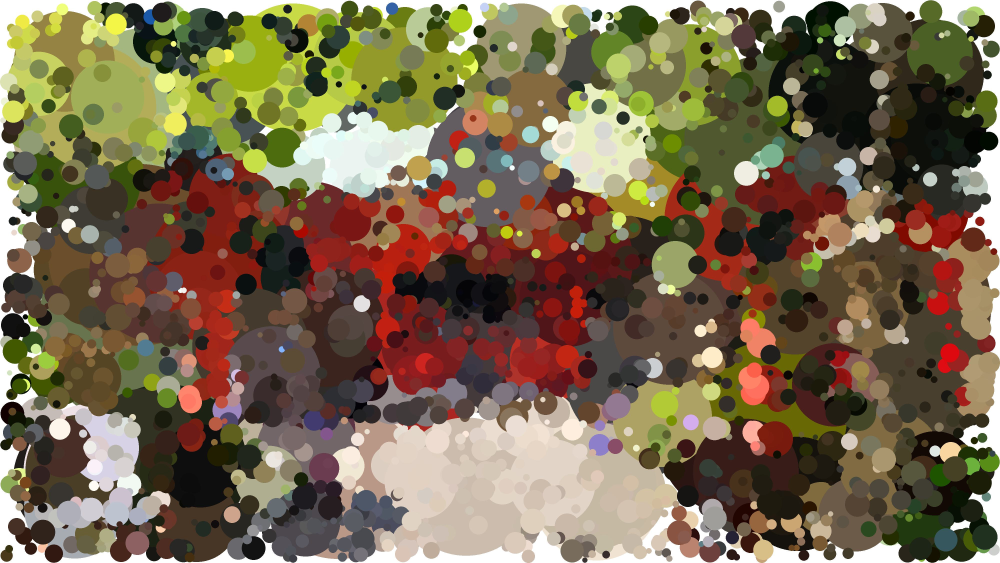
#> input picture 313553027/circle/test4.jpg, 4000 x 2252 px, given in place of circle, which was not available (shown at 1/4 size)
$ python 241129_original_copy_2.py --target_image_dir ../circle --output_image_dir out
#> lines starting #> are read from the running program, lines starting #| are printed output that depends on the picture; pictures that were not available may be replaced by others from this repository, and a replacement may not be noted
import argparse
import cv2
from functools import partial
import numpy as np
from tqdm import tqdm
import os
import sys
import time
from PIL import Image
from multiprocessing import Pool

# [122 lines left out: functions process_image, concat_tile_image, compute_bgr_mean, not called in this run]

def compute_bgr_mean_four(file_path, args):
    bgr_mean_list= []
    image = cv2.imread(file_path)
    if image.shape[0]>image.shape[1]:
        image = cv2.rotate(image, cv2.ROTATE_90_COUNTERCLOCKWISE)
    width_center = image.shape[1]//2 # 1151
    height_center = image.shape[0]//2 #2000
    image = image[height_center-args.original_height//2 : height_center-args.original_height//2+args.original_height,
                    width_center-args.original_width//2 :  width_center-args.original_width//2+args.original_width]

    h = args.original_height
    w = args.original_width
    h_half, w_half = h // 2, w // 2
    # print(image.shape, h, w, h_half, w_half, file_path)
    top_left = image[:h_half, :w_half]
    top_right = image[:h_half, w_half:]
    bottom_left = image[h_half:, :w_half]
    bottom_right = image[h_half:, w_half:]

    top_left_mean = np.mean(top_left, axis=(0, 1))
    top_right_mean = np.mean(top_right, axis=(0, 1))
    bottom_left_mean = np.mean(bottom_left, axis=(0, 1))
    bottom_right_mean = np.mean(bottom_right, axis=(0, 1))

    if image is None:
        raise ValueError(f"Error reading image: {file_path}")
    return [top_left_mean, top_right_mean, bottom_left_mean, bottom_right_mean]

# [6 lines of commented-out code are left out]

if __name__ == "__main__":
    parser = argparse.ArgumentParser(description="Script for photo masaic art.")
    parser.add_argument("--piece_scale", type=int, default=50, help="How much should the images be scaled down.")
    parser.add_argument("--concat_scale", type=int, default=25, help="How much should the images be scaled down during concatenation.")
    parser.add_argument("--original_width", type=int, default=4000, help="Original image's width.")
    parser.add_argument("--original_height", type=int, default=2250, help="Original image's height.")
    parser.add_argument("--image_folder", type=str, default='./japan/', help="Image folder.")
    parser.add_argument("--target_image_dir", type=str, default='./target/20230824_115144.jpg', help="The directory of the target image")
    parser.add_argument("--use_npz", action="store_true", default=False, help="Use npz file.") # --use_npz
    parser.add_argument("--npz_dir", type=str, default='bgr_mean_list.npz', help="The directory of the npz file")
    parser.add_argument("--output_image_dir", type=str,  required=True, help="The directory of the output image")
    parser.add_argument("--four_mean", action="store_true", default=False, help="Use four mean values to calculate similarity.")

    args = parser.parse_args()

    while True:
        if args.original_width % args.piece_scale == 0 and args.original_height % args.piece_scale == 0 and \
            args.original_width % args.concat_scale == 0 and args.original_height % args.concat_scale == 0:
            break
        else:
            print("Bad scale number")
            sys.exit(1)

    target_image = cv2.imread(args.target_image_dir)
#> target_image is the input picture: shape (2252, 4000, 3); mean B, G, R 80, 106.4, 121.9
    # print(target_image.shape)

    height_center = target_image.shape[0]//2 # 1151
#> height_center = 1126
    width_center = target_image.shape[1]//2 # 2000
#> width_center = 2000

    h0 = height_center-args.original_height//2
#> h0 = 1
    h1 =  height_center-args.original_height//2+args.original_height
#> h1 = 2251
    w0 = width_center-args.original_width//2
#> w0 = 0
    w1 = width_center-args.original_width//2+args.original_width
#> w1 = 4000
    target_image = target_image[h0:h1, w0:w1]
#> target_image: shape (2250, 4000, 3)
    adjust_height = args.original_height//args.piece_scale*args.piece_scale
    adjust_width = args.original_width//args.piece_scale*args.piece_scale
    # target_image = target_image.resize()

    bgr_mean_list = []
    folder_path = './japan/'
    files = os.listdir(folder_path)
    # [15 lines of commented-out code are left out]
    files = [os.path.join(folder_path, f) for f in os.listdir(folder_path)]
    if not args.use_npz:
        compute_bgr_mean_partial = partial(compute_bgr_mean_four, args=args)
        with Pool() as pool:
            bgr_mean_list = list(tqdm(pool.imap(compute_bgr_mean_partial, files), total=len(files)))
#> in compute_bgr_mean_four, `top_left = image[:h_half, :w_half]`:
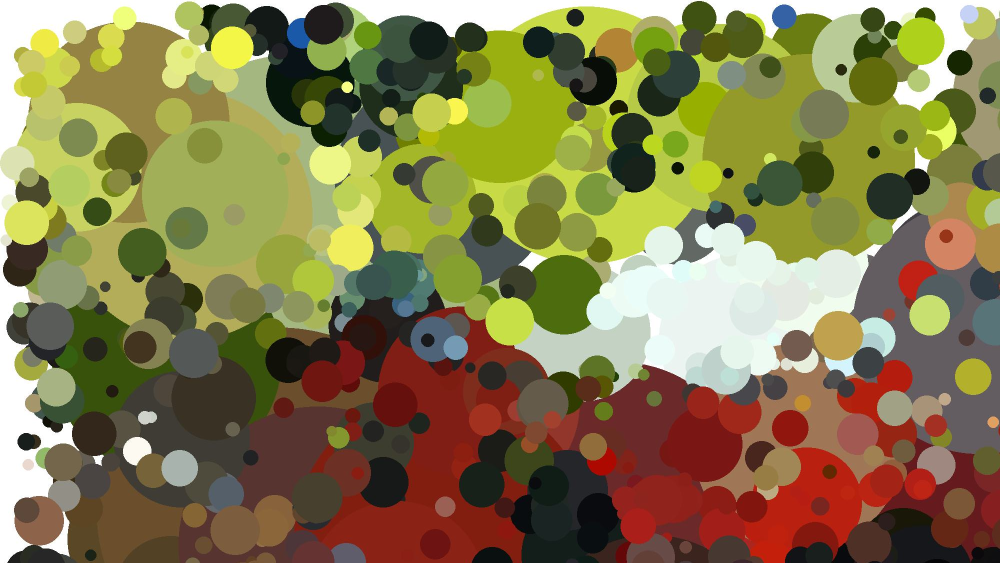
#> top_left: shape (1125, 2000, 3) (shown at 1/2 size); mean B, G, R 77.3, 123.1, 133.5
#> in compute_bgr_mean_four, `top_right = image[:h_half, w_half:]`:
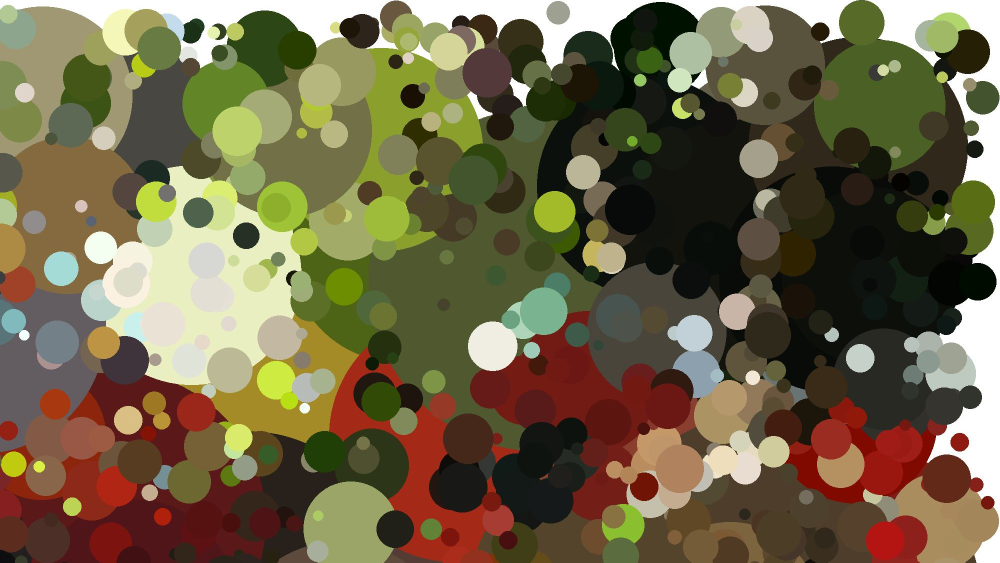
#> top_right: shape (1125, 2000, 3) (shown at 1/2 size); mean B, G, R 72.1, 101.7, 112.3
#> in compute_bgr_mean_four, `bottom_left = image[h_half:, :w_half]`:
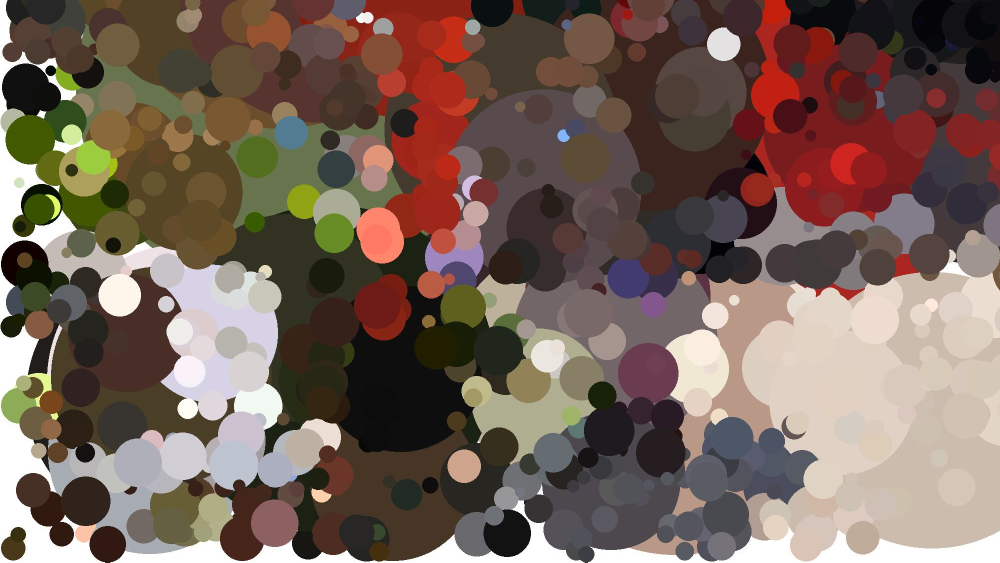
#> bottom_left: shape (1125, 2000, 3) (shown at 1/2 size); mean B, G, R 88.7, 99, 118.7
#> in compute_bgr_mean_four, `bottom_right = image[h_half:, w_half:]`:
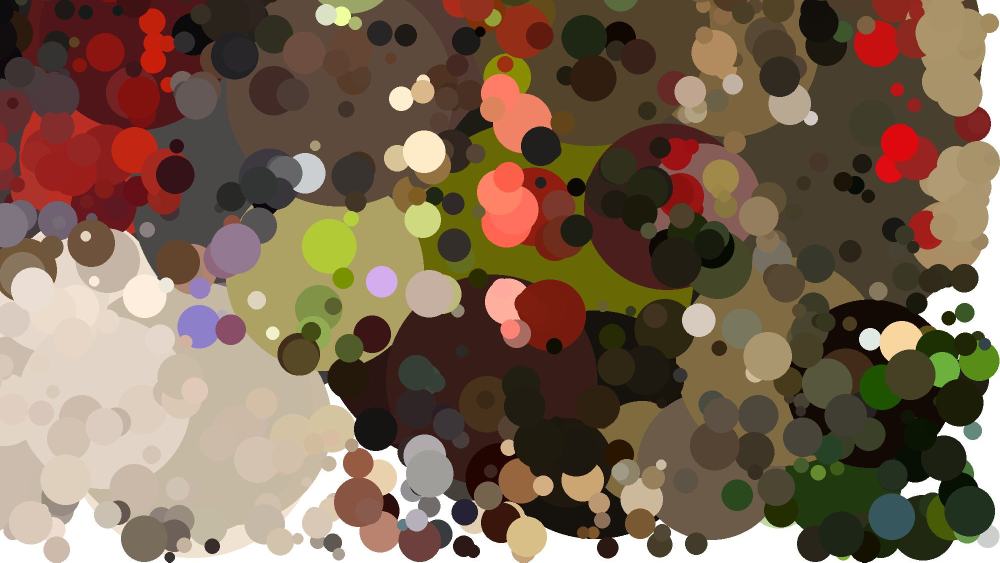
#> bottom_right: shape (1125, 2000, 3) (shown at 1/2 size); mean B, G, R 81.5, 101.4, 122.8
#> in compute_bgr_mean_four, `top_left_mean = np.mean(top_left, axis=(0, 1))`: top_left_mean = [77.26, 123.1, 133.5]
#> in compute_bgr_mean_four, `top_right_mean = np.mean(top_right, axis=(0, 1))`: top_right_mean = [72.06, 101.7, 112.3]
#> in compute_bgr_mean_four, `bottom_left_mean = np.mean(bottom_left, axis=(0, 1))`: bottom_left_mean = [88.71, 98.98, 118.7]
#> in compute_bgr_mean_four, `bottom_right_mean = np.mean(bottom_right, axis=(0, 1))`: bottom_right_mean = [81.47, 101.4, 122.8]
#> bgr_mean_list = [[[77.26, 123.1, 133.5], [72.06, 101.7, 112.3], [88.71, 98.98, 118.7], [81.47, 101.4, 122.8]]]
        np.savez(args.npz_dir, *bgr_mean_list)
    # [4 lines of commented-out code are left out]


    resize_height = int(args.original_height / args.piece_scale)
    resize_width = int(args.original_width / args.piece_scale)

    # replace = np.zeros((original_height, original_width, 3), np.uint8)

    loaded_data = np.load(args.npz_dir)
    loaded_bgr_mean_list = [loaded_data[key] for key in loaded_data]

    selected_image = []

    loaded_bgr_mean_array = np.array(loaded_bgr_mean_list)  # Shape: (m, 3)

    # [23 lines of commented-out code are left out]
    if args.four_mean:
        for y in tqdm(range(0, args.original_height, resize_height)):
            for x in range(0, args.original_width, resize_width):
                part = target_image[y:y+resize_height, x:x+resize_width]
                h, w, _ = part.shape
                h_half, w_half = h // 2, w // 2
                top_left = part[:h_half, :w_half]
                top_right = part[:h_half, w_half:]
                bottom_left = part[h_half:, :w_half]
                bottom_right = part[h_half:, w_half:]

                top_left_mean = np.mean(top_left, axis=(0, 1))
                top_right_mean = np.mean(top_right, axis=(0, 1))
                bottom_left_mean = np.mean(bottom_left, axis=(0, 1))
                bottom_right_mean = np.mean(bottom_right, axis=(0, 1))

                min_distance = 195075
                for i, file_name in enumerate(files):
                    k = loaded_bgr_mean_list[i]
                    distance = ((top_left_mean[0]-k[0][0])**2+(top_left_mean[1]-k[0][1])**2+(top_left_mean[2]-k[0][2])**2+
                                (top_right_mean[0]-k[1][0])**2+(top_right_mean[1]-k[1][1])**2+(top_right_mean[2]-k[1][2])**2+
                                (bottom_left_mean[0]-k[2][0])**2+(bottom_left_mean[1]-k[2][1])**2+(bottom_left_mean[2]-k[2][2])**2+
                                (bottom_right_mean[0]-k[3][0])**2+(bottom_right_mean[1]-k[3][1])**2+(bottom_right_mean[2]-k[3][2])**2)

                    if distance<min_distance:
                        min_distance = distance
                        index = i
                selected_image.append(index)

    else:
        for y in tqdm(range(0, args.original_height, resize_height)):
            for x in range(0, args.original_width, resize_width):
                part = target_image[y:y+resize_height, x:x+resize_width]
                bgr = np.mean(part, axis=(1,0))
                min_distance = 195075
                for i, file_name in enumerate(files):
                    k = loaded_bgr_mean_list[i]
                    distance = ((bgr[0]-k[0])**2+
                                (bgr[1]-k[1])**2+
                                (bgr[2]-k[2])**2)
#> (the run stopped early here; a loop or call above may not have finished)

$ run again, on 313553027/circle/test5.jpg
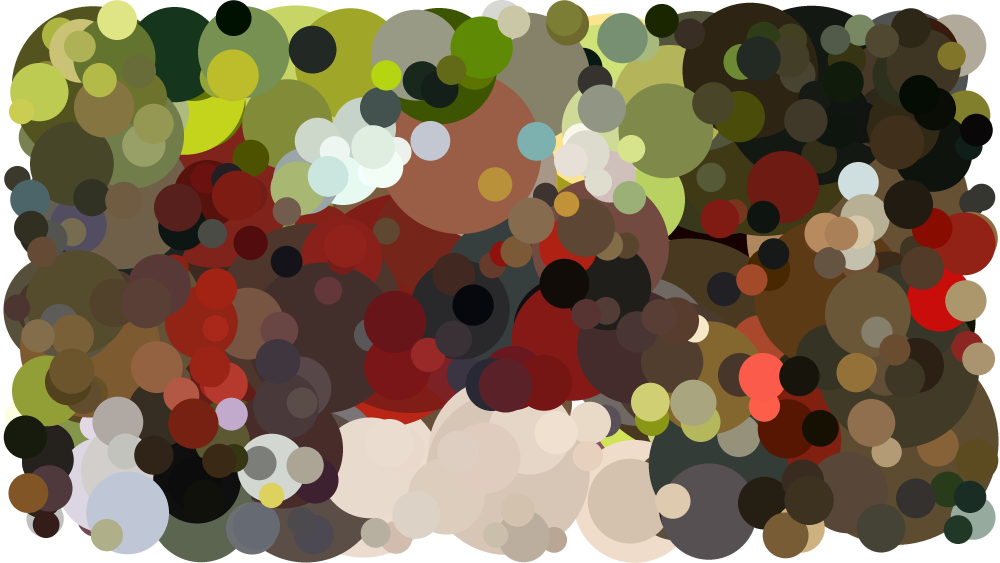
#> input picture 313553027/circle/test5.jpg, 4000 x 2252 px, given in place of circle, which was not available (shown at 1/4 size)
#> target_image is the input picture: shape (2252, 4000, 3); mean B, G, R 84.1, 107.8, 125.7
#> target_image: shape (2250, 4000, 3)
#> in compute_bgr_mean_four, `bottom_left = image[h_half:, :w_half]`:
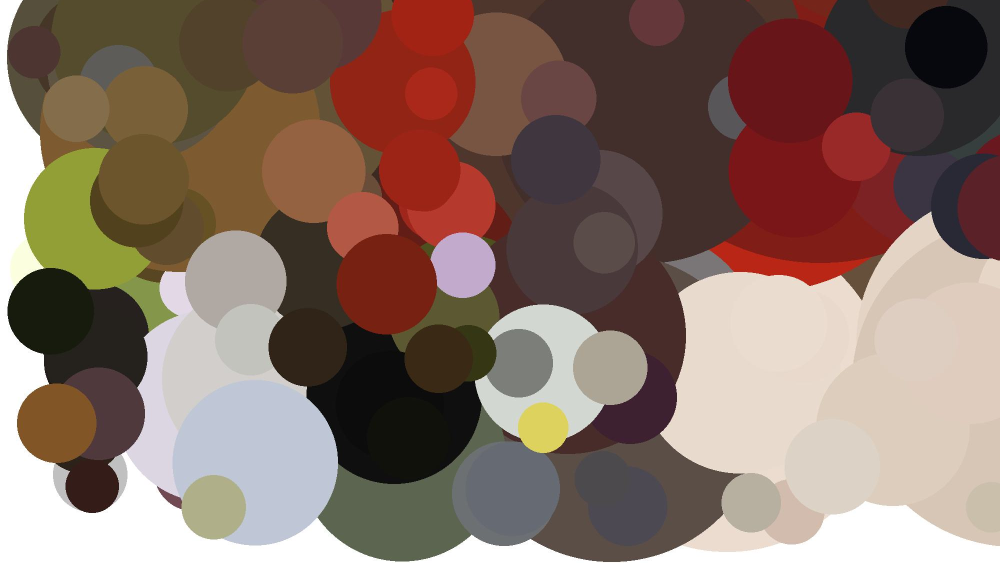
#> bottom_left: shape (1125, 2000, 3) (shown at 1/2 size); mean B, G, R 99.9, 110.7, 134.3
#> in compute_bgr_mean_four, `bottom_right = image[h_half:, w_half:]`:
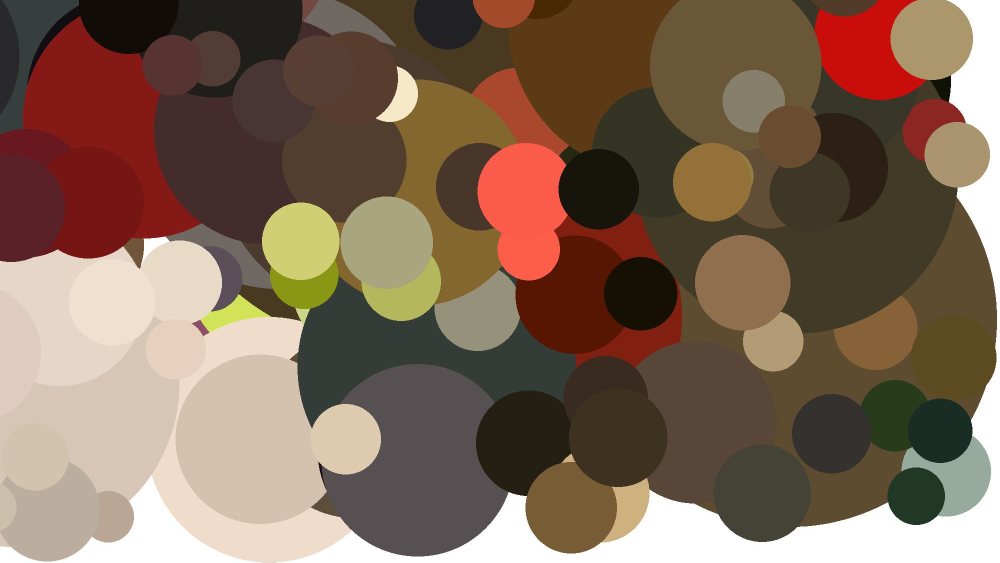
#> bottom_right: shape (1125, 2000, 3) (shown at 1/2 size); mean B, G, R 85.7, 103.8, 127.8
#> top_left_mean = [78.52, 119.6, 131]
#> top_right_mean = [71.47, 96.57, 109.1]
#> bottom_left_mean = [99.89, 110.7, 134.3]
#> bottom_right_mean = [85.74, 103.8, 127.8]
#> bgr_mean_list = [[[78.52, 119.6, 131], [71.47, 96.57, 109.1], [99.89, 110.7, 134.3], [85.74, 103.8, 127.8]]]
